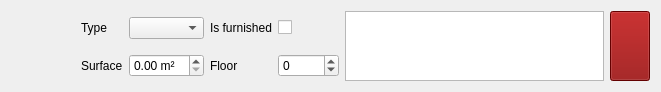
<?xml version="1.0" encoding="UTF-8"?>
<ui version="4.0">
 <class>W_Property_Room_Creator</class>
 <widget class="QWidget" name="W_Property_Room_Creator">
  <property name="geometry">
   <rect>
    <x>0</x>
    <y>0</y>
    <width>661</width>
    <height>88</height>
   </rect>
  </property>
  <property name="windowTitle">
   <string>Form</string>
  </property>
  <layout class="QGridLayout" name="gridLayout">
   <item row="1" column="4">
    <widget class="QSpinBox" name="sb_floor">
     <property name="toolTip">
      <string>0 is ground floor</string>
     </property>
     <property name="minimum">
      <number>-10</number>
     </property>
     <property name="maximum">
      <number>99999</number>
     </property>
    </widget>
   </item>
   <item row="1" column="3">
    <widget class="QLabel" name="label_5">
     <property name="text">
      <string>Floor</string>
     </property>
    </widget>
   </item>
   <item row="0" column="2">
    <widget class="QComboBox" name="cb_type"/>
   </item>
   <item row="1" column="1">
    <widget class="QLabel" name="label_2">
     <property name="text">
      <string>Surface</string>
     </property>
    </widget>
   </item>
   <item row="0" column="5" rowspan="2">
    <widget class="QPlainTextEdit" name="pte_comment"/>
   </item>
   <item row="0" column="4">
    <widget class="QCheckBox" name="cb_is_furnised">
     <property name="layoutDirection">
      <enum>Qt::LayoutDirection::LeftToRight</enum>
     </property>
     <property name="text">
      <string/>
     </property>
    </widget>
   </item>
   <item row="0" column="1">
    <widget class="QLabel" name="label">
     <property name="text">
      <string>Type</string>
     </property>
    </widget>
   </item>
   <item row="0" column="0" rowspan="2">
    <widget class="QLabel" name="label_4">
     <property name="minimumSize">
      <size>
       <width>64</width>
       <height>64</height>
      </size>
     </property>
     <property name="maximumSize">
      <size>
       <width>64</width>
       <height>64</height>
      </size>
     </property>
     <property name="text">
      <string/>
     </property>
     <property name="pixmap">
      <pixmap resource="../../resources/icons.qrc">:/assets/gargoyle-house.svg</pixmap>
     </property>
     <property name="scaledContents">
      <bool>true</bool>
     </property>
    </widget>
   </item>
   <item row="0" column="3">
    <widget class="QLabel" name="label_3">
     <property name="text">
      <string>Is furnished</string>
     </property>
    </widget>
   </item>
   <item row="1" column="2">
    <widget class="QDoubleSpinBox" name="dsb_surface">
     <property name="suffix">
      <string> m²</string>
     </property>
    </widget>
   </item>
   <item row="0" column="6" rowspan="2">
    <widget class="QPushButton" name="b_delete">
     <property name="sizePolicy">
      <sizepolicy hsizetype="Maximum" vsizetype="Preferred">
       <horstretch>0</horstretch>
       <verstretch>0</verstretch>
      </sizepolicy>
     </property>
     <property name="styleSheet">
      <string notr="true">background-color: darkred;</string>
     </property>
     <property name="text">
      <string/>
     </property>
     <property name="icon">
      <iconset resource="../../resources/icons.qrc">
       <normaloff>:/assets/user-trash.svg</normaloff>:/assets/user-trash.svg</iconset>
     </property>
    </widget>
   </item>
  </layout>
 </widget>
 <resources>
  <include location="../../resources/icons.qrc"/>
 </resources>
 <connections/>
</ui>
